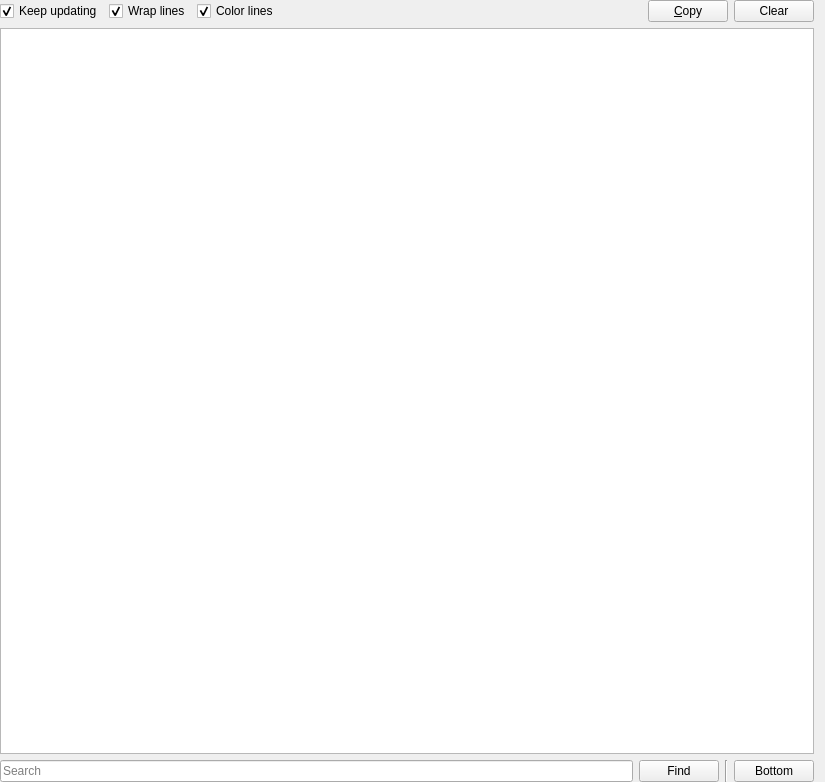
<?xml version="1.0" encoding="UTF-8"?>
<ui version="4.0">
 <class>LogPage</class>
 <widget class="QWidget" name="LogPage">
  <property name="geometry">
   <rect>
    <x>0</x>
    <y>0</y>
    <width>825</width>
    <height>782</height>
   </rect>
  </property>
  <layout class="QGridLayout" name="gridLayout">
   <property name="leftMargin">
    <number>0</number>
   </property>
   <property name="topMargin">
    <number>0</number>
   </property>
   <property name="bottomMargin">
    <number>0</number>
   </property>
   <item row="1" column="0" colspan="5">
    <widget class="LogView" name="text">
     <property name="undoRedoEnabled">
      <bool>false</bool>
     </property>
     <property name="readOnly">
      <bool>true</bool>
     </property>
     <property name="plainText">
      <string notr="true"/>
     </property>
     <property name="textInteractionFlags">
      <set>Qt::LinksAccessibleByKeyboard|Qt::LinksAccessibleByMouse|Qt::TextBrowserInteraction|Qt::TextSelectableByKeyboard|Qt::TextSelectableByMouse</set>
     </property>
     <property name="centerOnScroll">
      <bool>false</bool>
     </property>
    </widget>
   </item>
   <item row="0" column="0" colspan="5">
    <layout class="QHBoxLayout" name="horizontalLayout">
     <item>
      <widget class="QCheckBox" name="trackLogCheckbox">
       <property name="text">
        <string>Keep updating</string>
       </property>
       <property name="checked">
        <bool>true</bool>
       </property>
      </widget>
     </item>
     <item>
      <widget class="QCheckBox" name="wrapCheckbox">
       <property name="text">
        <string>Wrap lines</string>
       </property>
       <property name="checked">
        <bool>true</bool>
       </property>
      </widget>
     </item>
     <item>
      <widget class="QCheckBox" name="colorCheckbox">
       <property name="text">
        <string>Color lines</string>
       </property>
       <property name="checked">
        <bool>true</bool>
       </property>
      </widget>
     </item>
     <item>
      <spacer name="horizontalSpacer">
       <property name="orientation">
        <enum>Qt::Horizontal</enum>
       </property>
       <property name="sizeHint" stdset="0">
        <size>
         <width>40</width>
         <height>20</height>
        </size>
       </property>
      </spacer>
     </item>
     <item>
      <widget class="QPushButton" name="btnCopy">
       <property name="toolTip">
        <string>Copy the whole log into the clipboard</string>
       </property>
       <property name="text">
        <string>&amp;Copy</string>
       </property>
      </widget>
     </item>
     <item>
      <widget class="QPushButton" name="btnClear">
       <property name="toolTip">
        <string>Clear the log</string>
       </property>
       <property name="text">
        <string>Clear</string>
       </property>
      </widget>
     </item>
    </layout>
   </item>
   <item row="2" column="2">
    <widget class="QPushButton" name="findButton">
     <property name="sizePolicy">
      <sizepolicy hsizetype="Maximum" vsizetype="Fixed">
       <horstretch>0</horstretch>
       <verstretch>0</verstretch>
      </sizepolicy>
     </property>
     <property name="text">
      <string>Find</string>
     </property>
    </widget>
   </item>
   <item row="2" column="4">
    <widget class="QPushButton" name="btnBottom">
     <property name="sizePolicy">
      <sizepolicy hsizetype="Maximum" vsizetype="Fixed">
       <horstretch>0</horstretch>
       <verstretch>0</verstretch>
      </sizepolicy>
     </property>
     <property name="toolTip">
      <string>Scroll all the way to bottom</string>
     </property>
     <property name="text">
      <string>Bottom</string>
     </property>
    </widget>
   </item>
   <item row="2" column="3">
    <widget class="Line" name="line">
     <property name="orientation">
      <enum>Qt::Vertical</enum>
     </property>
    </widget>
   </item>
   <item row="2" column="0" colspan="2">
    <widget class="QLineEdit" name="searchBar">
     <property name="placeholderText">
      <string>Search</string>
     </property>
    </widget>
   </item>
  </layout>
 </widget>
 <customwidgets>
  <customwidget>
   <class>LogView</class>
   <extends>QPlainTextEdit</extends>
   <header>ui/widgets/LogView.h</header>
  </customwidget>
 </customwidgets>
 <tabstops>
  <tabstop>trackLogCheckbox</tabstop>
  <tabstop>wrapCheckbox</tabstop>
  <tabstop>colorCheckbox</tabstop>
  <tabstop>btnCopy</tabstop>
  <tabstop>btnClear</tabstop>
  <tabstop>text</tabstop>
  <tabstop>findButton</tabstop>
 </tabstops>
 <resources/>
 <connections/>
</ui>
